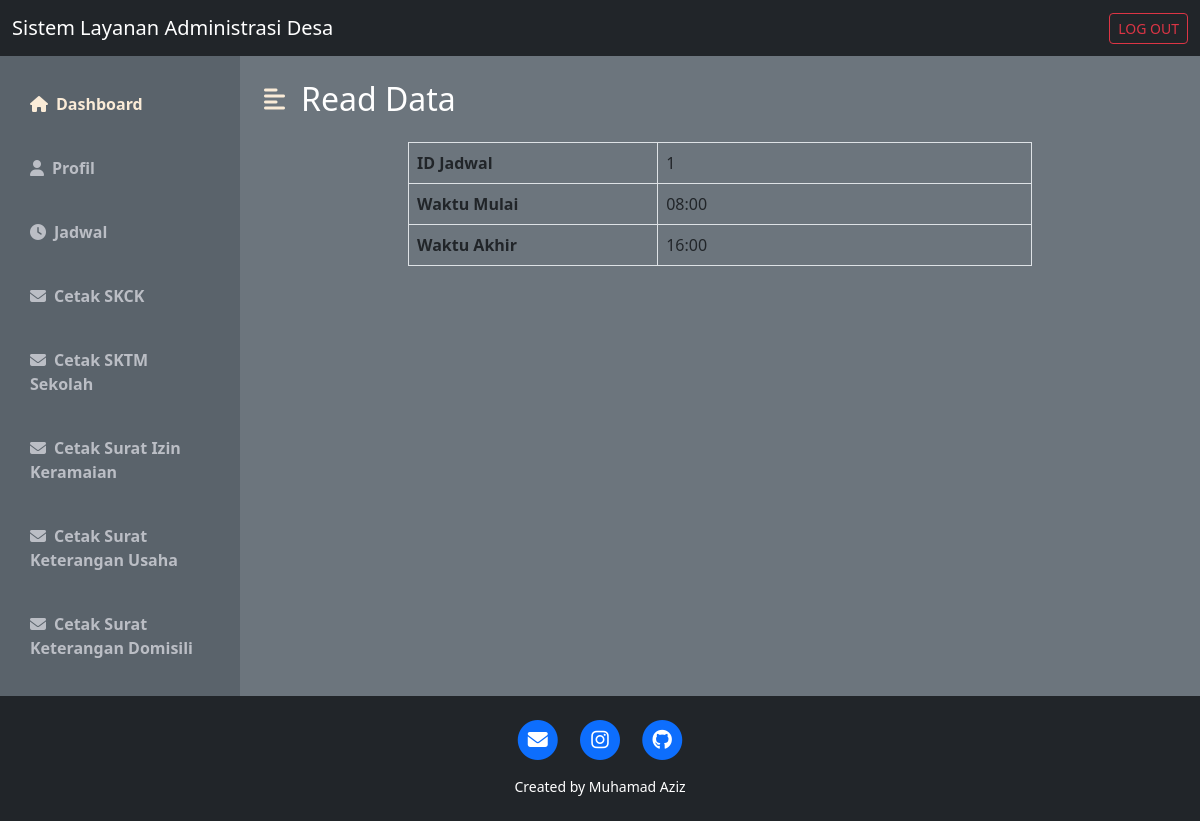
The page /adminjadwalread.php?id_jadwal=1 on the database its author committed.
### tables this page shows
CREATE TABLE IF NOT EXISTS `jadwal` (
  `id_jadwal` int(11) NOT NULL AUTO_INCREMENT,
  `waktu_mulai` varchar(50) DEFAULT NULL,
  `waktu_akhir` varchar(50) DEFAULT NULL,
  PRIMARY KEY (`id_jadwal`)
);

### adminjadwalread.php (the view, shortened to what this page needs)
<!DOCTYPE html>
<html lang="en">
<head>
    <link href="https://cdn.jsdelivr.net/npm/bootstrap@5.2.0-beta1/dist/css/bootstrap.min.css" rel="stylesheet">
    <link rel="stylesheet" href="https://cdnjs.cloudflare.com/ajax/libs/font-awesome/6.1.1/css/all.min.css" />
    <link rel="stylesheet" href="css/style_dashboard.css">
</head>
<body>
<?php
    include "koneksi.php";
    $admin = $_GET['id_jadwal'];
    $sql = "SELECT * FROM jadwal WHERE id_jadwal = '$admin'";
    $query = $conn->query($sql);
    ?>
    <nav class="navbar navbar-dark bg-dark">
        <div class="container-fluid">
            <a class="navbar-brand" href="#">Sistem Layanan Administrasi Desa</a>
            <a href="../logout.php" class="btn btn-outline-danger btn-sm" role="button">LOG OUT</a>
        </div>
    </nav>
    <div class="d-flex bg-secondary text-white" id="wrapper">
        <div class="" id="sidebar-wrapper" style="background-color: #5a636b;">
            <div class="list-group list-group-flush my-3">
                <a href="admin.php" class="list-group-item list-group-item-action bg-transparent second-text fw-bold active"><i class="fas fa-home me-2"></i>Dashboard</a>
                <a href="adminprofil.php" class="list-group-item list-group-item-action bg-transparent second-text fw-bold"><i class="fas fa-user me-2"></i>Profil</a>
                <a href="adminjadwal.php" class="list-group-item list-group-item-action bg-transparent second-text fw-bold"><i class="fas fa-clock me-2"></i>Jadwal</a>
                <a href="admincetakskck.php" class="list-group-item list-group-item-action bg-transparent second-text fw-bold"><i class="fas fa-envelope me-2"></i>Cetak SKCK</a>
                <a href="admincetaksktm.php" class="list-group-item list-group-item-action bg-transparent second-text fw-bold"><i class="fas fa-envelope me-2"></i>Cetak SKTM Sekolah</a>
                <a href="admincetaksik.php" class="list-group-item list-group-item-action bg-transparent second-text fw-bold"><i class="fas fa-envelope me-2"></i>Cetak Surat Izin Keramaian</a>
                <a href="admincetakusaha.php" class="list-group-item list-group-item-action bg-transparent second-text fw-bold"><i class="fas fa-envelope me-2"></i>Cetak Surat Keterangan Usaha</a>
                <a href="admincetakskd.php" class="list-group-item list-group-item-action bg-transparent second-text fw-bold"><i class="fas fa-envelope me-2"></i>Cetak Surat Keterangan Domisili</a>
            </div>
        </div>
        <div id="page-content-wrapper">
            <nav class="navbar navbar-expand-lg navbar-light bg-transparent py-4 px-4">
                <div class="d-flex align-items-center">
                    <i class="fas fa-align-left primary-text fs-4 me-3" id="menu-toggle"></i>
                    <h2 class="fs-2 m-0">Read Data</h2>
                </div>
            </nav>
            <div class="container-sm">
            <div class="col-md-8 offset-md-2">
                        <table class="table table-bordered">
                            <tbody>
                <?php
                if ($query) {
                    while ($data = mysqli_fetch_array($query)) {
                ?>
                    <tr>
                                <th style="width: 40%">ID Jadwal</th>
                                <td><?php echo $data['id_jadwal'] ?></td>
                            </tr>
                            <tr>
                                <th style="width: 40%">Waktu Mulai</th>
                                <td><?php echo $data['waktu_mulai'] ?></td>
                            </tr>
                            <tr>
                                <th style="width: 40%">Waktu Akhir</th>
                                <td><?php echo $data['waktu_akhir'] ?></td>
                            </tr>
                            </tbody>
                        </table>
            </div>
                <?php
                    }
                }
                ?>
            </div>
        </div>
    </div>
    <footer class="bg-dark text-center text-white p-4">
        <div class="row gx-4 gx-lg-5 justify-content-center">
            <div class="col-md-10 col-lg-8 col-xl-7">
            <ul class="list-inline text-center">
                    <li class="list-inline-item">
                        <a href="mailto:muhamadaziz564@gmail.com">
                            <span class="fa-stack fa-lg">
                                <i class="fas fa-circle fa-stack-2x"></i>
                                <i class="fas fa-envelope fa-stack-1x fa-inverse"></i>
                            </span>
                        </a>
                    </li>
                    <li class="list-inline-item">
                        <a href="https://www.instagram.com/az_muhamad07/">
                            <span class="fa-stack fa-lg">
                                <i class="fas fa-circle fa-stack-2x"></i>
                                <i class="fab fa-instagram fa-stack-1x fa-inverse"></i>
                            </span>
                        </a>
                    </li>
                    <li class="list-inline-item">
                        <a href="https://github.com/aziz4678">
                            <span class="fa-stack fa-lg">
                                <i class="fas fa-circle fa-stack-2x"></i>
                                <i class="fab fa-github fa-stack-1x fa-inverse"></i>
                            </span>
                        </a>
                    </li>
                </ul>
                <div class="small text-center">Created by Muhamad Aziz</div>
            </div>
        </div>
    </footer>
</body>
</html>

### css/style_dashboard.css (style rules this page uses)
:root { --main-text-color: antiquewhite; --second-text-color: #bbbec5; --second-bg-color: #c1efde; }
.primary-text { color: var(--main-text-color); }
.second-text { color: var(--second-text-color); }
#wrapper { overflow-x: hidden; }
#sidebar-wrapper { min-height: 78vh; margin-left: -15rem; -webkit-transition: margin 0.25s ease-out; -moz-transition: margin 0.25s ease-out; -o-transition: margin 0.25s ease-out; transition: margin 0.25s ease-out; }
#sidebar-wrapper .list-group { width: 15rem; }
#page-content-wrapper { min-width: 100vw; }
#menu-toggle { cursor: pointer; }
.list-group-item { border: none; padding: 20px 30px; }
.list-group-item.active { background-color: transparent; color: var(--main-text-color); font-weight: bold; border: none; }
@media (min-width: 768px) { #sidebar-wrapper { margin-left: 0; } }
@media (min-width: 768px) { #page-content-wrapper { min-width: 0; width: 100%; } }

### rows shown on the page
jadwal: id_jadwal "1", waktu_mulai "08:00", waktu_akhir "16:00"
